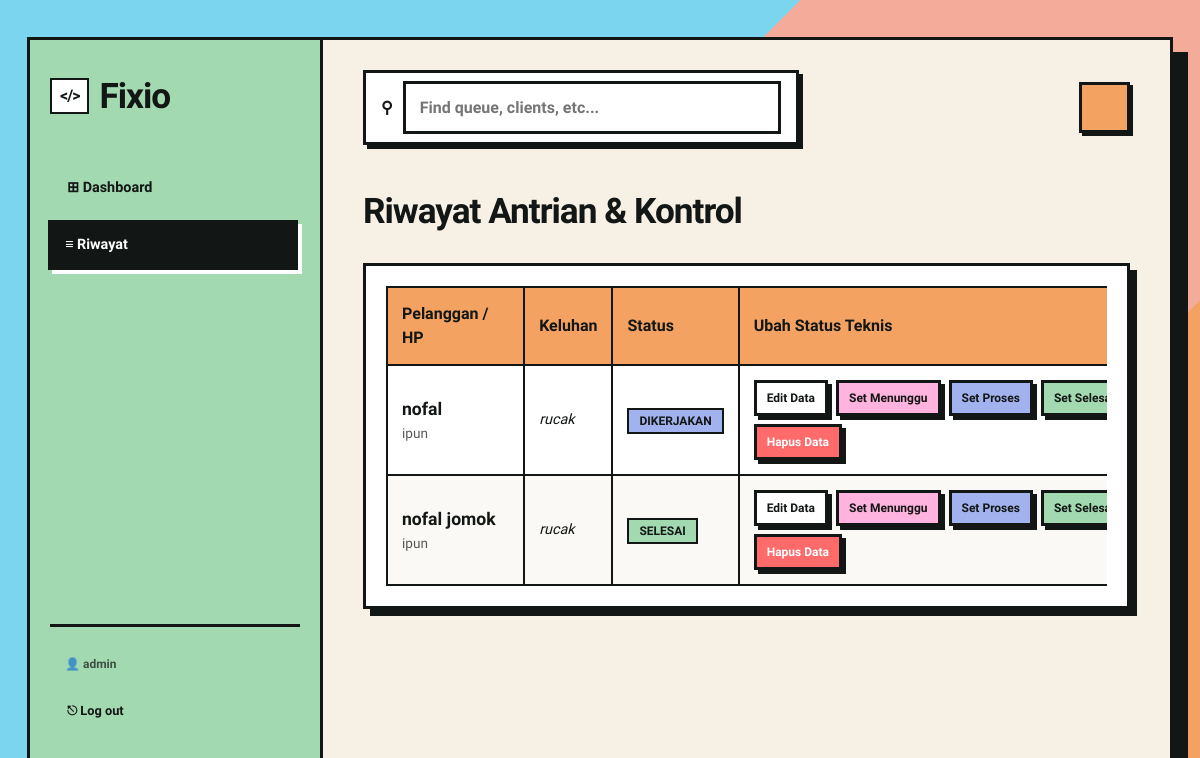
/riwayat/ (signed in), run on the app's committed database.
### queue_app/models.py (models this page shows, shortened)
class Antrian(models.Model):
    STATUS_PILIHAN = [
        ('Menunggu', 'Menunggu'),
        ('Dikerjakan', 'Dikerjakan'),
        ('Selesai', 'Selesai'),
    ]
    nama_pelanggan = models.CharField(max_length=100)
    tipe_hp = models.CharField(max_length=100)
    keluhan = models.TextField()
    status = models.CharField(max_length=20, choices=STATUS_PILIHAN, default='Menunggu')
    tanggal_masuk = models.DateTimeField(auto_now_add=True)

### queue_app/views.py (the view)
# urls.py: path('riwayat/', views.riwayat_antrian, name='riwayat_antrian'),
@login_required
def riwayat_antrian(request):
    riwayat = Antrian.objects.all().order_by('-tanggal_masuk')
    return render(request, 'queue_app/riwayat.html', {'riwayat': riwayat})

### queue_app/templates/queue_app/riwayat.html (shortened to what this page needs)
{% extends 'queue_app/base.html' %}
{% block nav_riwayat %}active{% endblock %}
{% block content %}
<h2 class="section-title">Riwayat Antrian & Kontrol</h2>
<div class="neo-box" style="background-color: #fff; padding: 20px;">
    <div style="overflow-x: auto;">
        <table style="width: 100%; border-collapse: collapse; min-width: 800px;">
            <thead>
                <tr>
                    <th style="border: 2.5px solid var(--text-color); padding: 14px; text-align: left; font-family: var(--font-brodish); background: var(--accent-orange);">Pelanggan / HP</th>
                    <th style="border: 2.5px solid var(--text-color); padding: 14px; text-align: left; font-family: var(--font-brodish); background: var(--accent-orange);">Keluhan</th>
                    <th style="border: 2.5px solid var(--text-color); padding: 14px; text-align: left; font-family: var(--font-brodish); background: var(--accent-orange);">Status</th>
                    <th style="border: 2.5px solid var(--text-color); padding: 14px; text-align: left; font-family: var(--font-brodish); background: var(--accent-orange);">Ubah Status Teknis</th>
                </tr>
            </thead>
            <tbody>
                {% for antrian in riwayat %}
                <tr style="background: {% cycle '#fff' '#FAF9F6' %};">
                    <td style="border: 2.5px solid var(--text-color); padding: 14px;">
                        <div style="font-weight: 700; font-family: var(--font-brodish); font-size: 1.1rem;">{{ antrian.nama_pelanggan }}</div>
                        <div style="font-size: 0.85rem; opacity: 0.7;">{{ antrian.tipe_hp }}</div>
                    </td>
                    <td style="border: 2.5px solid var(--text-color); padding: 14px; font-size: 0.9rem; font-style: italic;">{{ antrian.keluhan }}</td>
                    <td style="border: 2.5px solid var(--text-color); padding: 14px;">
                        {% if antrian.status == "Menunggu" %}
                            <span class="badge" style="background-color: var(--accent-pink);">{{ antrian.status }}</span>
                        {% elif antrian.status == "Dikerjakan" %}
                            <span class="badge" style="background-color: var(--accent-blue);">{{ antrian.status }}</span>
                        {% else %}
                            <span class="badge" style="background-color: var(--accent-green);">{{ antrian.status }}</span>
                        {% endif %}
                    </td>
                    <td style="border: 2.5px solid var(--text-color); padding: 14px;">
                        <div style="display: flex; gap: 8px; flex-wrap: wrap;">
                            <a href="{% url 'edit_antrian' antrian.pk %}" class="btn-action" style="background: #fff; padding: 6px 10px; font-size: 0.75rem;">Edit Data</a>
                            <a href="{% url 'ubah_status' antrian.pk 'Menunggu' %}" class="btn-action" style="background: var(--accent-pink); padding: 6px 10px; font-size: 0.75rem;">Set Menunggu</a>
                            <a href="{% url 'ubah_status' antrian.pk 'Dikerjakan' %}" class="btn-action" style="background: var(--accent-blue); padding: 6px 10px; font-size: 0.75rem;">Set Proses</a>
                            <a href="{% url 'ubah_status' antrian.pk 'Selesai' %}" class="btn-action" style="background: var(--accent-green); padding: 6px 10px; font-size: 0.75rem;">Set Selesai</a>
                            <a href="{% url 'hapus_antrian' antrian.pk %}" onclick="return confirm('Hapus permanen antrian ini?')" class="btn-action" style="background: #FF6B6B; color: white; padding: 6px 10px; font-size: 0.75rem;">Hapus Data</a>
                        </div>
                    </td>
                </tr>
                {% empty %}
                <tr>
                    <td colspan="4" style="border: 2.5px solid var(--text-color); padding: 20px; text-align: center; font-style: italic;">Data riwayat masih kosong.</td>
                </tr>
                {% endfor %}
            </tbody>
        </table>
    </div>
</div>
{% endblock %}

### queue_app/templates/queue_app/base.html (shortened to what this page needs)
<!DOCTYPE html>
<html lang="id">
<head>
</head>
<body>
    <div class="app-wrapper">
        <aside class="sidebar">
            <div class="sidebar-logo">
                <span>&lt;/&gt;</span> Fixio
            </div>
            <nav class="neo-nav">
                {% if user.is_authenticated %}
                <a href="{% url 'dashboard_statistik' %}" class="nav-link {% block nav_dashboard %}{% endblock %}">
                    ⊞ Dashboard
                </a>
                <a href="{% url 'riwayat_antrian' %}" class="nav-link {% block nav_riwayat %}{% endblock %}">
                    ≡ Riwayat
                </a>
                {% else %}
                <a href="{% url 'daftar_antrian' %}" class="nav-link {% block nav_daftar %}{% endblock %}">
                    ⌂ Home
                </a>
                {% endif %}
            </nav>
            <div class="neo-nav" style="flex-grow: 0; border-top: var(--neo-border); padding-top: 20px; margin-top: 20px;">
                {% if user.is_authenticated %}
                <span style="font-family: var(--font-brodish); font-size: 0.75rem; padding: 8px 15px; opacity: 0.7; font-weight: 700;">👤 {{ user.username }}</span>
                <a href="{% url 'admin_logout' %}" class="nav-link" style="font-size: 0.8rem; padding: 8px 15px;">⎋ Log out</a>
                {% else %}
                <a href="{% url 'admin_login' %}" class="nav-link" style="font-size: 0.8rem; padding: 8px 15px;">🔑 Login Admin</a>
                {% endif %}
            </div>
        </aside>
        <main class="main-content">
            <div class="top-header">
                <div class="search-container">
                    <span style="margin-right: 10px; font-weight: bold;">⚲</span>
                    <input type="text" placeholder="Find queue, clients, etc...">
                </div>
                <div class="profile-area">
                    <div class="profile-avatar"></div>
                </div>
            </div>
            {% block content %}{% endblock %}
        </main>
    </div>
</body>
</html>

### queue_app/templates/queue_app/base.html (style rules this page uses)
:root { --bg-color: #F6F0E5; --card-bg-white: #FFFFFF; --accent-purple: #C499F3; --accent-orange: #F4A261; --accent-blue: #A2B2EE; --accent-green: #A3D9B1; --accent-pink: #FFB3DE; --text-color: #121614; --neo-border: 3.5px solid var(--text-color); --neo-shadow: 7px 7px 0px var(--text-color); --neo-shadow-sm: 4px 4px 0px var(--text-color); --font-brodish: 'Epilogue', sans-serif; --font-body: 'Lexend', sans-serif; }
body { font-family: var(--font-body); background-color: var(--bg-color); color: var(--text-color); margin: 0; padding: 0; line-height: 1.5; display: flex; justify-content: center; align-items: center; min-height: 100vh; background: linear-gradient(135deg, #7CD5EE 0%, #7CD5EE 40%, #F5AB99 40%, #F5AB99 75%, #F4A261 75%, #F4A261 100%); }
.app-wrapper { display: flex; width: 95vw; max-width: 1400px; height: 90vh; background-color: var(--bg-color); border: var(--neo-border); box-shadow: 15px 15px 0px var(--text-color); overflow: hidden; }
.sidebar { width: 250px; background-color: var(--accent-green); border-right: var(--neo-border); display: flex; flex-direction: column; padding: 30px 20px; flex-shrink: 0; }
.sidebar-logo { font-family: var(--font-brodish); font-size: 2.2rem; font-weight: 800; margin-bottom: 40px; display: flex; align-items: center; gap: 10px; letter-spacing: -1px; }
.sidebar-logo span { background: #fff; padding: 4px 8px; border: 2px solid var(--text-color); font-size: 1rem; }
.neo-nav { display: flex; flex-direction: column; gap: 10px; flex-grow: 1; }
.nav-link { font-family: var(--font-brodish); text-decoration: none; color: var(--text-color); padding: 12px 15px; border: 2.5px solid transparent; font-weight: 700; transition: all 0.1s; display: flex; align-items: center; gap: 10px; font-size: 0.9rem; }
.nav-link:hover, .nav-link.active { background: var(--text-color); color: #fff; border: 2.5px solid var(--text-color); box-shadow: 4px 4px 0px var(--card-bg-white); transform: translate(-2px, -2px); }
.main-content { flex-grow: 1; padding: 30px 40px; overflow-y: auto; background-color: var(--bg-color); }
.top-header { display: flex; justify-content: space-between; align-items: center; margin-bottom: 40px; }
.search-container { display: flex; background: var(--card-bg-white); border: var(--neo-border); padding: 8px 15px; width: 400px; align-items: center; box-shadow: var(--neo-shadow-sm); }
.search-container input { border: none; outline: none; background: transparent; font-family: var(--font-body); font-weight: 700; width: 100%; padding: 0; box-shadow: none; transform: none; }
.top-header .profile-area { display: flex; gap: 15px; align-items: center; }
.profile-avatar { width: 45px; height: 45px; background: var(--accent-orange); border: var(--neo-border); box-shadow: 3px 3px 0px var(--text-color); }
.neo-box { background: var(--card-bg-white); border: var(--neo-border); padding: 25px; box-shadow: var(--neo-shadow); margin-bottom: 30px; }
h2.section-title { margin-top: 0; margin-bottom: 25px; font-family: var(--font-brodish); font-size: 2.2rem; font-weight: 800; letter-spacing: -1px; }
input[type="text"], textarea { width: 100%; padding: 14px; font-family: var(--font-body); font-size: 1rem; font-weight: 700; border: var(--neo-border); background-color: #fff; box-sizing: border-box; transition: all 0.1s ease; }
button, .btn-action { font-family: var(--font-brodish); font-weight: 800; background-color: var(--accent-orange); color: var(--text-color); border: var(--neo-border); padding: 12px 24px; cursor: pointer; box-shadow: var(--neo-shadow-sm); transition: transform 0.1s, box-shadow 0.1s; text-decoration: none; display: inline-block; text-align: center; font-size: 1rem; }
.badge { font-family: var(--font-body); font-weight: 800; padding: 4px 10px; border: 2px solid var(--text-color); font-size: 0.75rem; text-transform: uppercase; }

### data on the page
Antrian: nama_pelanggan "nofal", tipe_hp "ipun", keluhan "rucak", status "DIKERJAKAN"
Antrian: nama_pelanggan "nofal jomok", tipe_hp "ipun", keluhan "rucak", status "SELESAI"

### other printed values
{{ user.username }} "admin"
